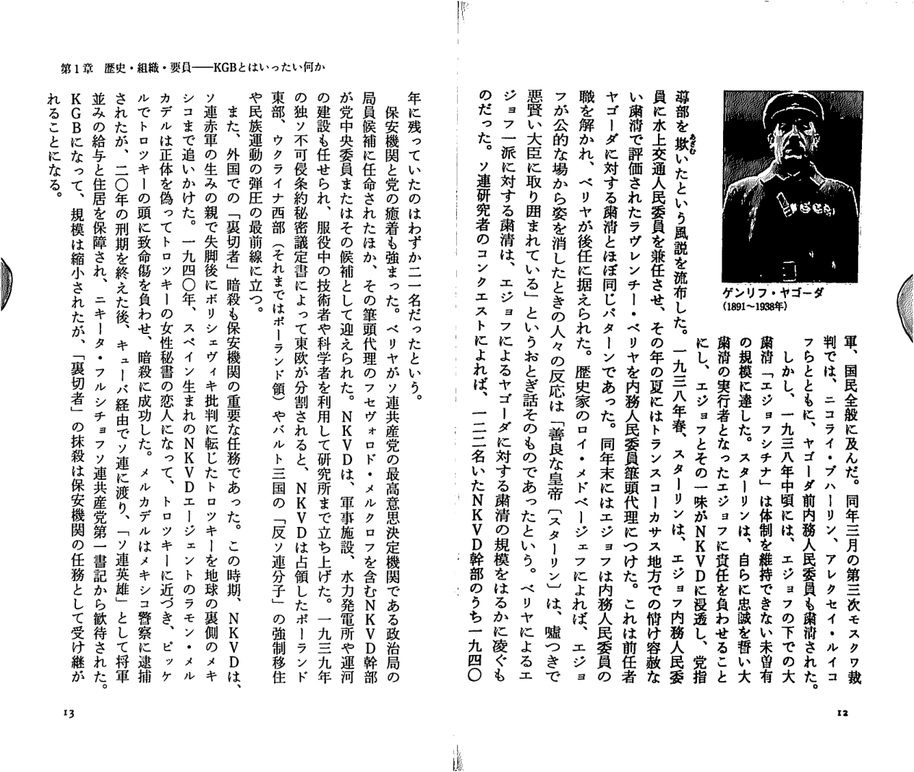
#> input picture data/test_p12.png, 914 x 772 px, shrunk from 1264 x 1068 before the run
$ python -i table_extractor.py   (imports and definitions only)
#> lines starting #> are read from the running program, lines starting #| are printed output that depends on the picture; after the words box and inside, x2 and y2 are one past the last pixel; in counts of white or black regions, pixels touching at a corner belong together
from pathlib import Path
from typing import List, Dict, Any, Optional, Tuple
import cv2
import numpy as np


class TableExtractor:
    """ページ画像とブロックから表領域および罫線セルを抽出し、行列マトリクスに変換するモジュール"""

    def __init__(self):
        pass

    def detect_table_regions(self, img_path: str | Path) -> List[Dict[str, Any]]:
        """OpenCVを用いた罫線・表領域の検出"""
#> called with img_path = '../../data/test_p12.png'
        p_str = str(img_path)
        img = None
        try:
            with open(p_str, "rb") as f:
                buf = f.read()
            img = cv2.imdecode(np.frombuffer(buf, dtype=np.uint8), cv2.IMREAD_COLOR)
#> img is the input picture: shape (772, 914, 3); min 0, max 255, mean 225.4
        except Exception:
            return []

        if img is None:
            return []

        gray = cv2.cvtColor(img, cv2.COLOR_BGR2GRAY)
        # 二値化 (白背景・黒文字/黒罫線)
        _, thresh = cv2.threshold(gray, 200, 255, cv2.THRESH_BINARY_INV)
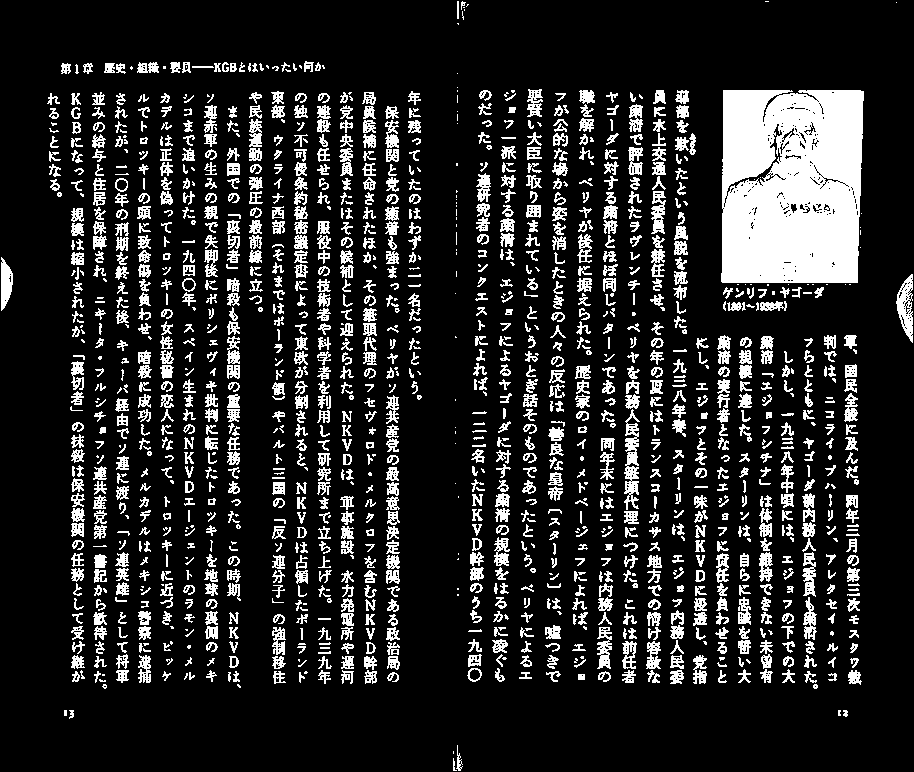
#> thresh: shape (772, 914); 15.9% white; 1490 white regions (324 under 20 px), largest, box (x1, y1, x2, y2) and area: (721, 90, 864, 283) 25528, (624, 409, 640, 510) 846, (896, 274, 913, 343) 635

        h, w = thresh.shape
#> h = 772; w = 914
        # 水平・垂直カーネル
        h_kernel = cv2.getStructuringElement(cv2.MORPH_RECT, (max(10, w // 40), 1))
        v_kernel = cv2.getStructuringElement(cv2.MORPH_RECT, (1, max(10, h // 40)))
#> v_kernel = 19 values from 1 to 1

        h_lines = cv2.morphologyEx(thresh, cv2.MORPH_OPEN, h_kernel)
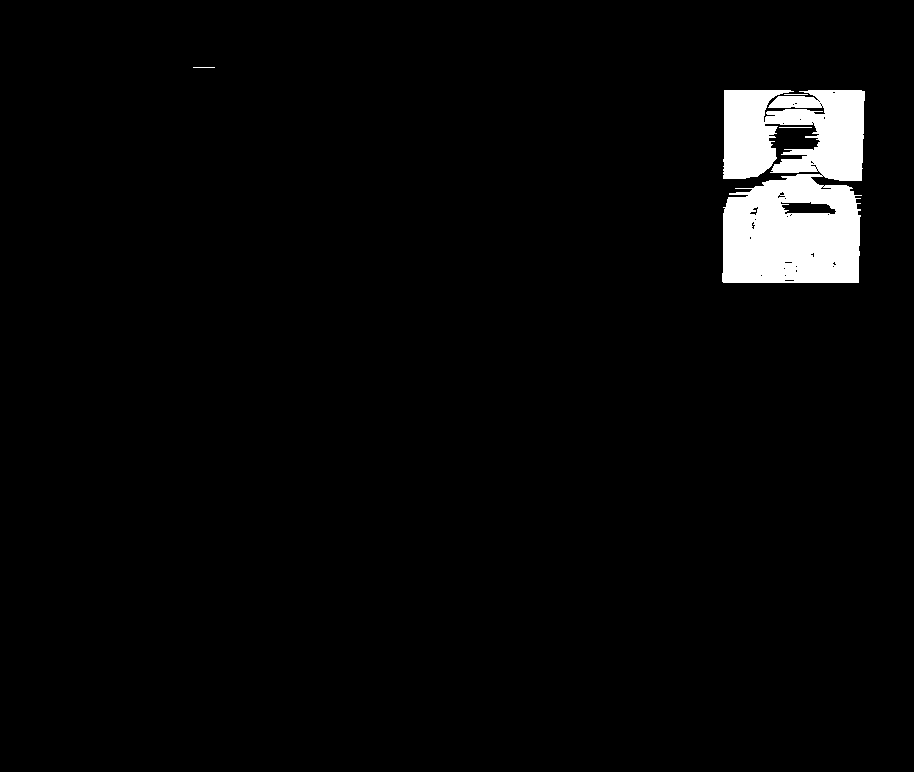
#> h_lines: shape (772, 914); 3.3% white; 4 white regions, box (x1, y1, x2, y2) and area: (722, 90, 865, 283) 23221, (779, 127, 812, 128) 33, (784, 94, 808, 95) 24, (193, 67, 215, 68) 22
        v_lines = cv2.morphologyEx(thresh, cv2.MORPH_OPEN, v_kernel)
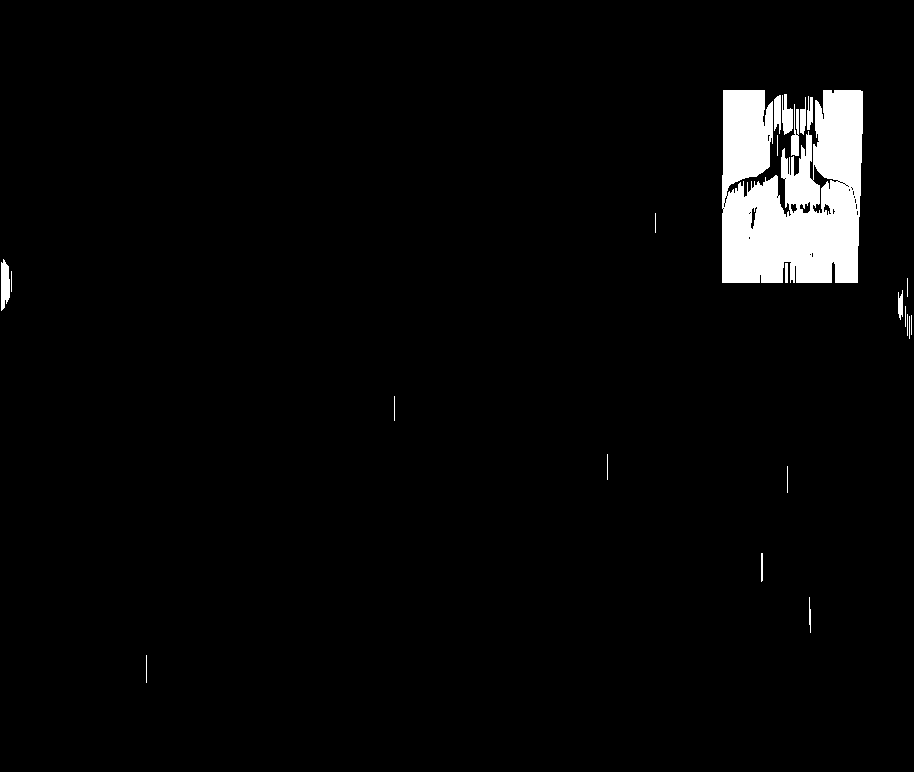
#> v_lines: shape (772, 914); 3.4% white; 23 white regions (1 under 20 px), largest, box (x1, y1, x2, y2) and area: (722, 90, 863, 283) 21965, (1, 259, 10, 311) 362, (782, 94, 793, 135) 306

        table_mask = cv2.add(h_lines, v_lines)
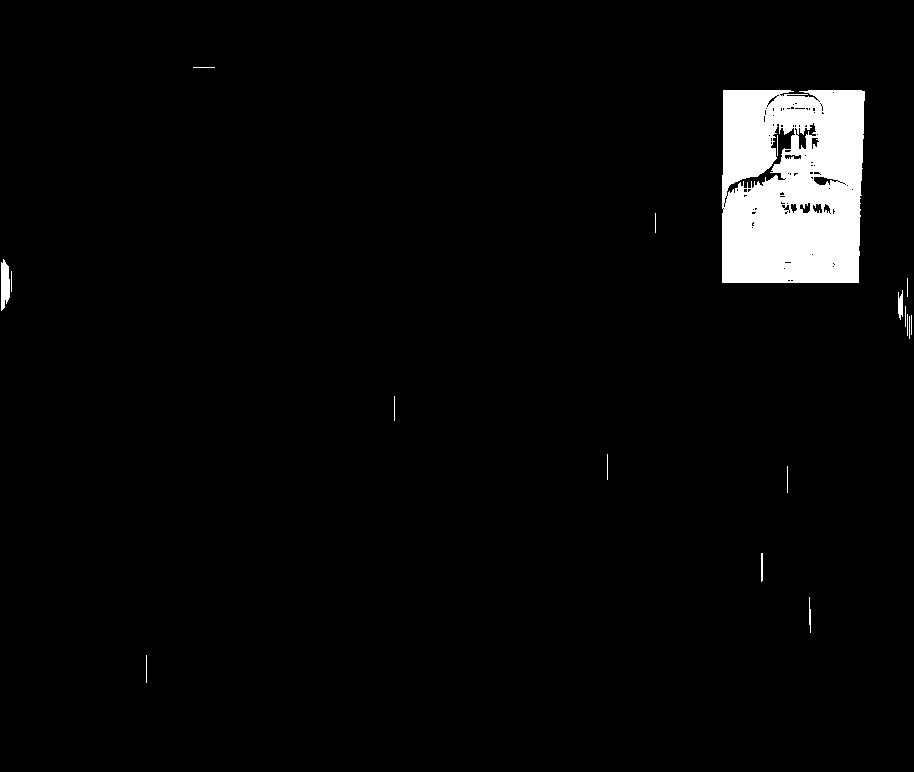
#> table_mask: shape (772, 914); 3.7% white; 18 white regions (1 under 20 px)
        contours, _ = cv2.findContours(table_mask, cv2.RETR_EXTERNAL, cv2.CHAIN_APPROX_SIMPLE)
#> contours = 17 contours, 13 with area under 20; largest, box (x1, y1, x2, y2) and area: (722, 90, 865, 283) 26349, (1, 259, 10, 311) 305, (898, 290, 903, 320) 76, (761, 553, 763, 582) 28

        table_boxes = []
        for cnt in contours:
            x, y, cw, ch = cv2.boundingRect(cnt)
            # 一定以上のサイズ（小さなアイコンやノイズを除外）
            if cw > w * 0.25 and ch > h * 0.05:
                table_boxes.append({
                    "box": [x, y, x + cw, y + ch],
                    "width": cw,
                    "height": ch
                })
#> this loop made 17 passes
#> (cnt, x, y, cw, ch) on passes 1, 3, 4, 5, 6, 7, 8, 9, 10, 12: ([[146, 655], [146, 682]], 146, 655, 1, 28), ([[761, 553], [761, 581], [762, 580], [762, 553]], 761, 553, 2, 29), ([[787, 466], [787, 492]], 787, 466, 1, 27), ([[607, 454], [607, 479]], 607, 454, 1, 26), ([[394, 396], [394, 420]], 394, 396, 1, 25), ([[909, 316], [909, 338]], 909, 316, 1, 23), ([[911, 315], [911, 334]], 911, 315, 1, 20), ([[907, 314], [907, 335]], 907, 314, 1, 22), ([[905, 306], [905, 326]], 905, 306, 1, 21), ([[907, 278], [907, 296]], 907, 278, 1, 19)
#> (x, y, cw, ch) on passes 2, 11, 14, 16: (809, 597, 2, 36), (898, 290, 5, 30), (1, 259, 9, 52), (722, 90, 143, 193)
#> after the loop, table_boxes = []

        return table_boxes

    # [62 lines left out: function extract_table_from_blocks, not called in this run]

>>> result = TableExtractor().detect_table_regions('../../data/test_p12.png')
#> result = []

$ run again, on data/test_p2.png
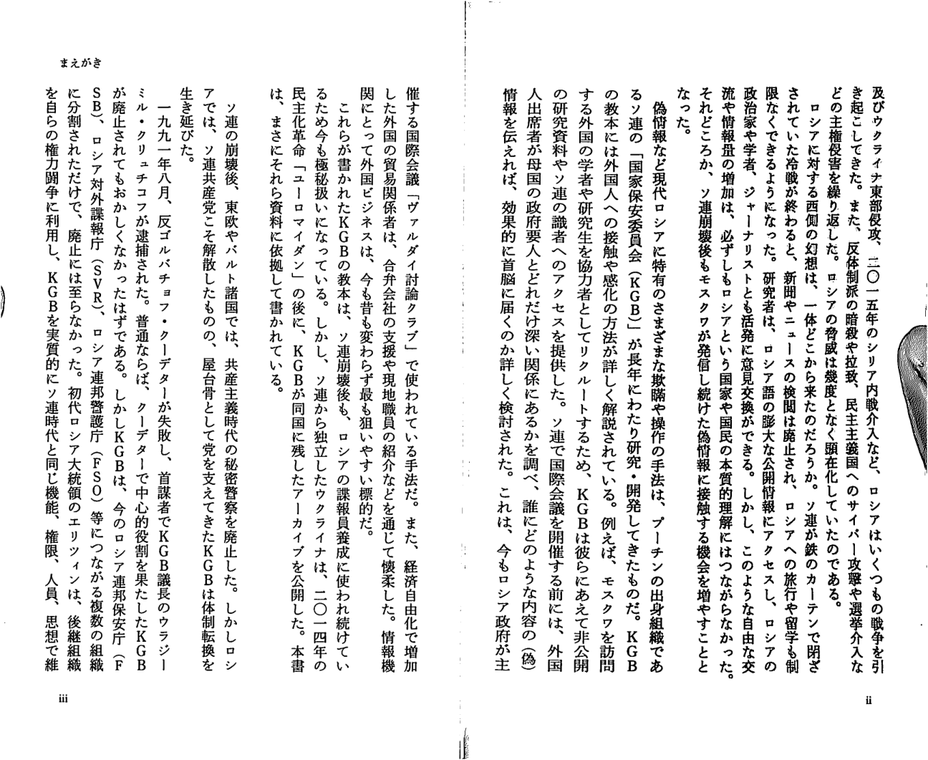
#> input picture data/test_p2.png, 928 x 760 px, shrunk from 1296 x 1061 before the run
#> in detect_table_regions, img is the input picture: shape (760, 928, 3); min 0, max 255, mean 230.9
#> in detect_table_regions, `_, thresh = cv2.threshold(gray, 200, 255, cv2.THRESH_BINARY_INV)`:
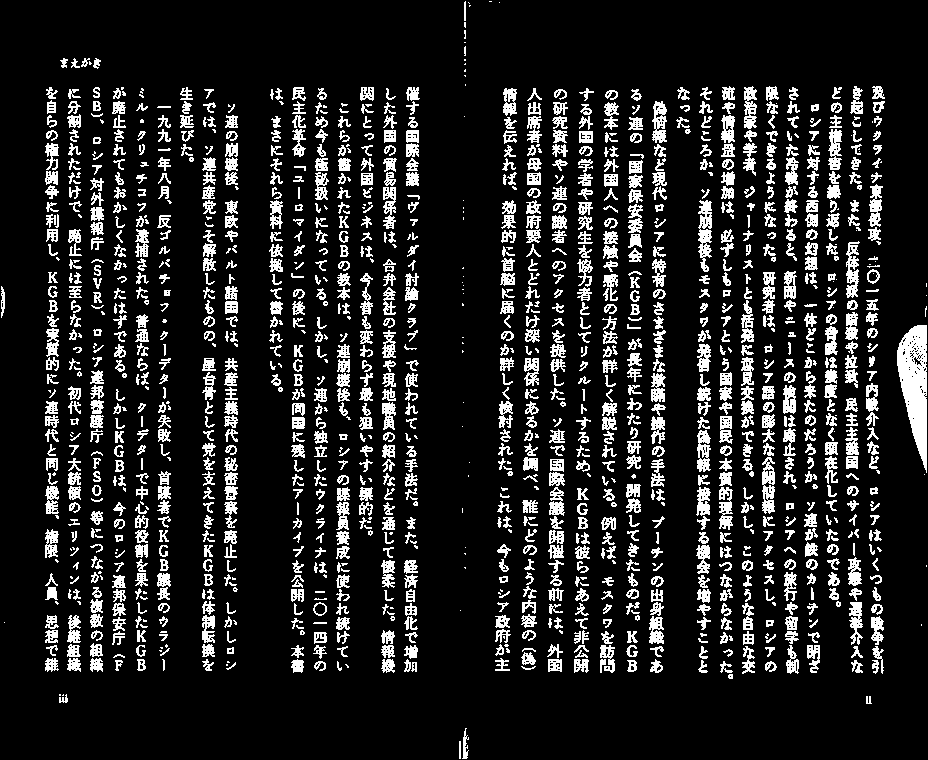
#> thresh: shape (760, 928); 13.9% white in thin lines or dots
#> h_lines: shape (760, 928); 0.07% white; 8 white regions, largest, box (x1, y1, x2, y2) and area: (900, 377, 927, 386) 230, (899, 374, 927, 376) 56, (897, 365, 926, 367) 52
#> in detect_table_regions, `v_lines = cv2.morphologyEx(thresh, cv2.MORPH_OPEN, v_kernel)`:
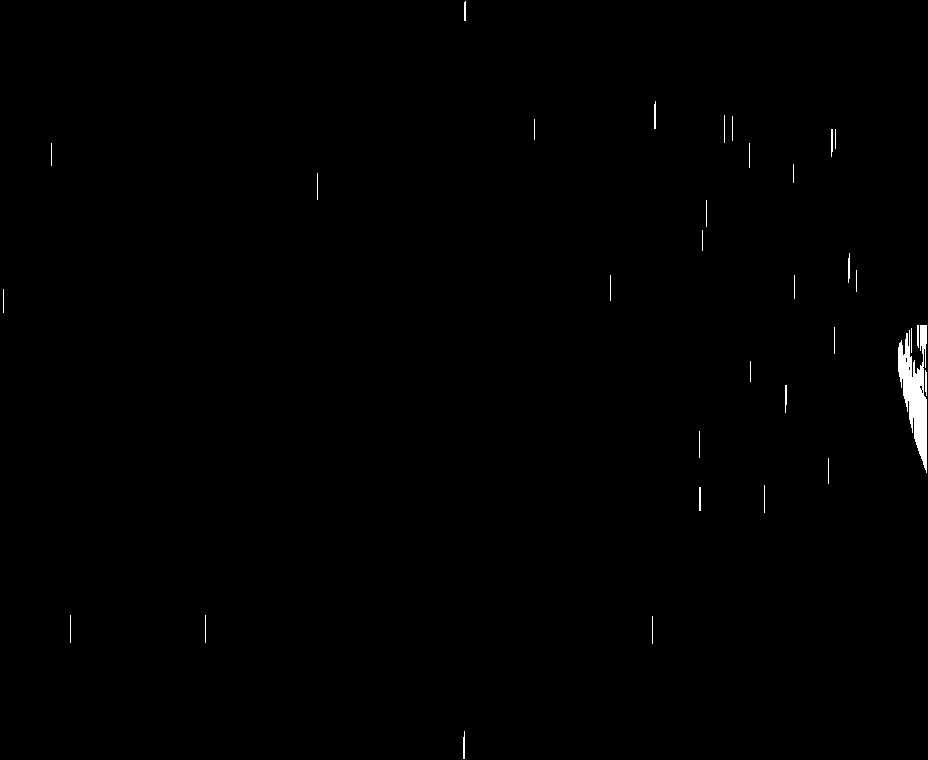
#> v_lines: shape (760, 928); 0.44% white; 33 white regions (1 under 20 px), largest, box (x1, y1, x2, y2) and area: (898, 325, 927, 473) 2132, (654, 101, 656, 129) 53, (831, 129, 833, 157) 51
#> table_mask: shape (760, 928); 0.45% white; 30 white regions (1 under 20 px)
#> contours = 30 contours, 24 with area under 20; largest, box (x1, y1, x2, y2) and area: (897, 325, 927, 473) 2416, (654, 101, 656, 129) 24, (699, 487, 701, 511) 23, (831, 129, 833, 157) 22, (463, 731, 465, 759) 22, (848, 253, 850, 283) 21
#> the loop in detect_table_regions, `for cnt in contours:` made 30 passes
#> (cnt, x, y, cw, ch) on passes 2 to 7: ([[652, 616], [652, 643]], 652, 616, 1, 28), ([[205, 615], [205, 642]], 205, 615, 1, 28), ([[70, 615], [70, 642]], 70, 615, 1, 28), ([[699, 487], [699, 510], [700, 510], [700, 487]], 699, 487, 2, 24), ([[764, 485], [764, 512]], 764, 485, 1, 28), ([[828, 458], [828, 483]], 828, 458, 1, 26)
#> after the loop in detect_table_regions, `for cnt in contours:`: table_boxes = []
